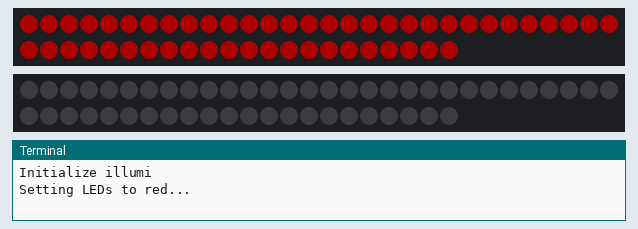
A program run on a simulated Raspberry Pi (BCM pin numbers). Shown: 2 × 52 RGB LEDs in strip order, left to right, continuing on the next row, the last lines printed to the terminal. Dim RGB values are drawn brighter than linear. At 2.0 s the program stops and its outputs stay as they are.

Above: at 0.1 s.
At 1.1 s:
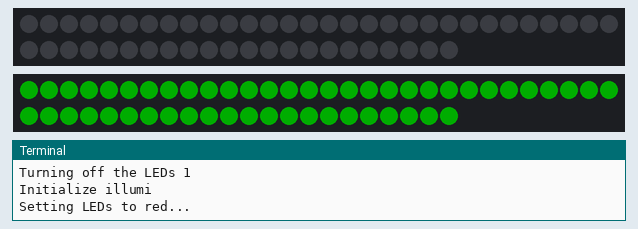

Measured:
- what the display in image 1 shows lasts 1.0 s, from 1.0 s to 2.0 s

The program:

illumi_controller.py
```python
import time
from rpi_ws281x import PixelStrip, Color

led_count = 52
led_pin = 21
led_freq_hz=800000
led_dma=10
led_brightness=50
led_invert=False
led_channel=0
update_interval=0.01

strip = None

def initialize():
    """Initializes the LED strip."""
    global strip
    strip = PixelStrip(led_count, led_pin, led_freq_hz, led_dma, led_invert, led_brightness, led_channel)
    strip.begin()
    print("Initialize illumi")

def turn_off():
    """Turns off all LEDs."""
    for i in range(strip.numPixels()):
        strip.setPixelColor(i, Color(0, 0, 0))  # Set all pixels to black
    strip.setBrightness(0)
    strip.show()
    strip._cleanup()

def set_color(red, green, blue, alpha):
    """Sets the LEDs to a specific color with brightness."""
    for i in range(strip.numPixels()):
        strip.setPixelColor(i, Color(red, green, blue))  # Set color to the specified RGB

    # convert alpha from 0~255 to 0=100
    alpha = int((alpha / 256) * 100)
    # strip.setBrightness(alpha)
    strip.show()

if __name__ == "__main__":
    # Initialize the LED strip
    initialize()

    # Test by setting the color to red with full brightness
    print("Setting LEDs to red...")
    set_color(255, 0, 0, 255)  # Red color with full brightness
    time.sleep(1)

    # Test by turning off the LEDs again
    print("Turning off the LEDs 1")
    turn_off()

    # Initialize the LED strip
    initialize()

    # Test by setting the color to red with full brightness
    print("Setting LEDs to red...")
    set_color(0, 255, 0, 255)  # Red color with full brightness
    time.sleep(1)

    # Test by turning off the LEDs again
    print("Turning off the LEDs 2")
    turn_off()
```
